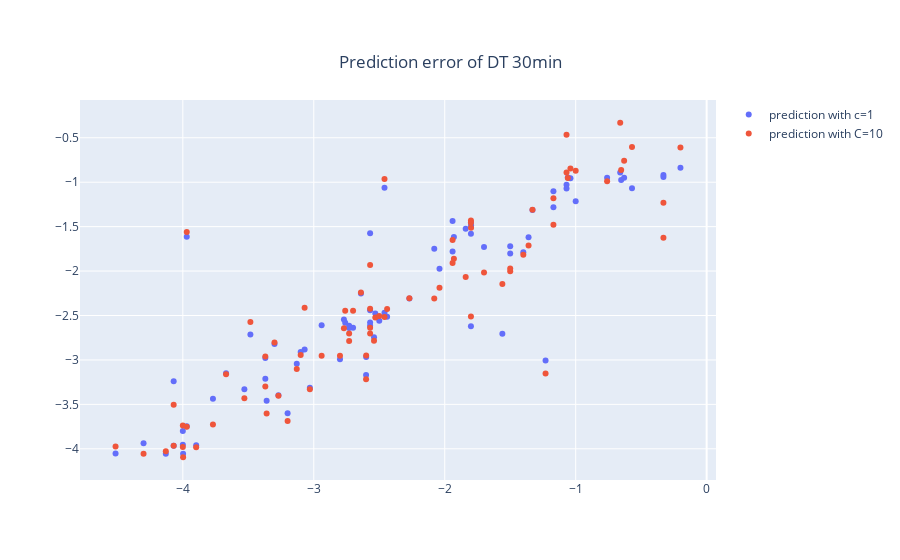

Notebook source saved alongside this figure:
### Code cell
fig = go.Figure()
fig.add_trace(go.Scatter(x= results.y, 
                         y= results.y_hat_c1, 
                         mode= "markers",
                         name= "prediction with c=1"))
fig.add_trace(go.Scatter(x= results.y, 
                         y= results.y_hat_c10, 
                         mode= "markers",
                         name= "prediction with C=10"))
fig.update_layout(
    title= {
        'text': "Prediction error of DT 30min",
        'y':0.9,
        'x':0.5,
        'xanchor': 'center',
        'yanchor': 'top'})
fig.show()
